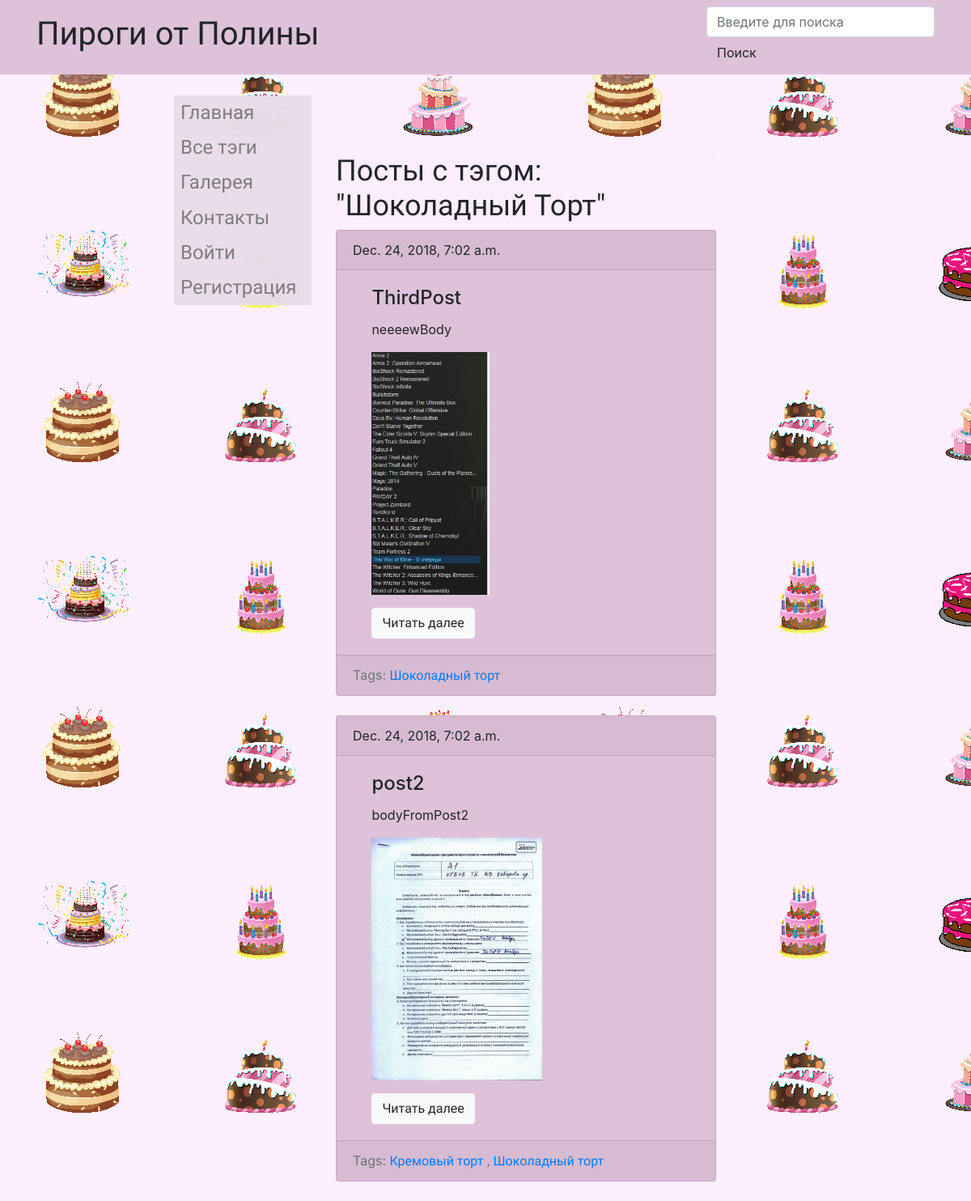
Screenshot of /cake/tag/chocolete-cake/ with the database file from the repository.
### cake/models.py (models this page shows, shortened)
class Tag(models.Model):
    title = models.CharField(max_length=50)
    slug = models.SlugField(max_length=50, unique=True)
    def get_absolute_url(self):
        return reverse('tag_detail_url', kwargs={'slug': self.slug})
    class Meta:
        ordering = ['title']

class Post(models.Model):
    title = models.CharField(max_length=150, db_index=True)
    slug = models.SlugField(max_length=150, blank=True, unique=True)
    body = models.TextField(blank=True, db_index=True)
    tags = models.ManyToManyField('Tag', blank=True, related_name='posts')
    date_pub = models.DateTimeField(auto_now_add=True)
    img = models.ImageField(blank=True)
    def get_absolute_url(self):
        return reverse('post_detail_url', kwargs={'slug': self.slug})
    class Meta:
        ordering = ['-date_pub']

### cake/views.py (the view)
# urls.py: path('tag/<str:slug>/', TagDetail.as_view(), name='tag_detail_url'),
class TagDetail(objectDetailMixin, View):
    model = Tag
    template = 'cake/tag_detail.html'

### cake/utils.py (called while the page is built)
    def get(self, request, slug):
        obj = get_object_or_404(self.model, slug__iexact=slug)
        return render(request, self.template, context={self.model.__name__.lower(): obj, 'admin_object': obj, 'detail':True})

### cake/templates/cake/tag_detail.html (shortened to what this page needs)
{% extends 'cake/cakebase.html' %}
{% block content %}
    <h2 class="mt-5">
        Посты с тэгом: "{{ tag.title|title }}"
    </h2>
    {% for post in tag.posts.all %}
        {% include 'cake/includes/post_card_template.html' %}
    {% endfor %}
{% endblock %}

### cake/templates/cake/includes/post_card_template.html (shortened to what this page needs)
<div class="card mb-4" style="background-color: #DEC2D9">
    <div class="card-header">
        {{ post.date_pub }}
    </div>
    <div class="card-body">
        <h4 class="card-title">{{ post.title }}</h4>
        <p class="card-text">{{ post.body|truncatewords:15 }}</p>
        <p>
        {% if post.img %}
            <img src="{{ post.img.url }}">
        {% endif %}
        </p>
        <a href="{{ post.get_absolute_url }}" class="btn btn-light">Читать далее</a>
    </div>
    <div class="card-footer text-muted">
        Tags:
        {% for tag in post.tags.all %}
            <a href="{{ tag.get_absolute_url }}">{{ tag.title }}</a>
            {% if tag != post.tags.last %}
                <a>,</a>
            {% endif %}
        {% endfor %}
    </div>
</div>

### static/css/styles.css (style rules this page uses)
.card-body { margin-left: 5%; //высота }
.card-body img { max-height: 300px; //высота }
img { max-width: 800px; //ширина }
body { background-opacity: 0.3; padding-top: 70px; background-image: url(/cake/media/6rdy2.png); background-position: left bottom; background-repeat: repeat; }
h1, h2 { font-family: 'Kurale', serif; }
h2 { font-size: 36px; }
h2, h5 { display: inline-block; background-color: rgba(253,239,253,0.85); background-opacity: 0.3; }
a { font-family: 'Bad Script', cursive; }

### rows the page displays
Tag: title "Шоколадный Торт", title "Шоколадный торт"
Post: date_pub "Dec. 24, 2018, 7:02 a.m.", title "ThirdPost", body "neeeewBody", img (picture)
Post: date_pub "Dec. 24, 2018, 7:02 a.m.", title "post2", body "bodyFromPost2", img (picture)
Tag: title "Кремовый торт"
